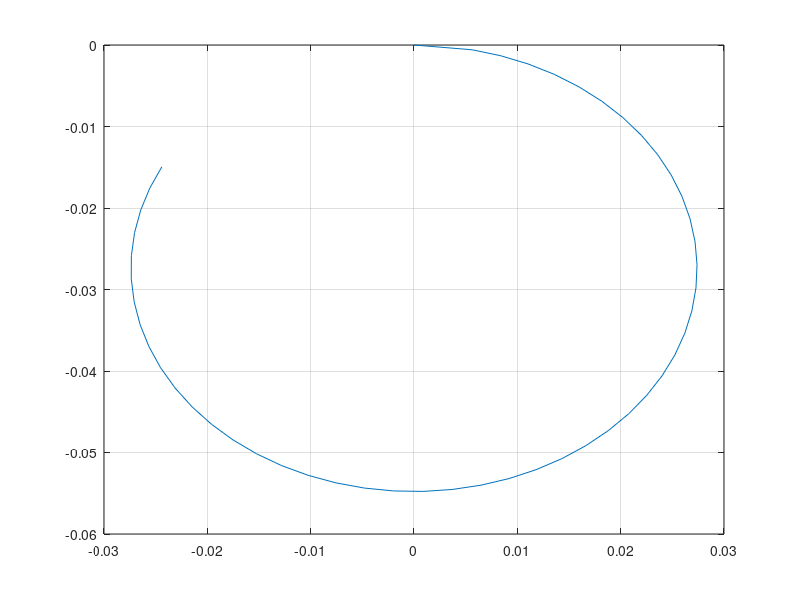

The MATLAB source for this figure:
clear
close all

% Define material properties
mu = 0.48; %Poissons ratio
E = 1.5E6; %? YM - both referenced in onenote
rho = 1500; %kg/m^3 - check later.

% Component dimensions
c = 3E-3; %m, Chamber length
w = 107.85E-3;%kg, Actuator weight
H = 20E-3; %m, Chamber height
L = 142E-3; %m, Actuator length
s = L;
l = L/2;
h = 10E-3;
t=3E-3;

s = L;

P = 0;
n=50;
x = zeros(1,n);
K = zeros(1,n);
u = zeros(1,n);
v = zeros(1,n);
x(1)=0;
for i=2:n
    x(i) = (L/n)*i;
end
m=-3.3;
K = m*pi/(2*L);

for i=1:n
    u(i)=(1/K)*sin(K*x(i));
    v(i)=(1/K)*(1-cos(K*x(i)));
end
plot(u,v); grid on;


